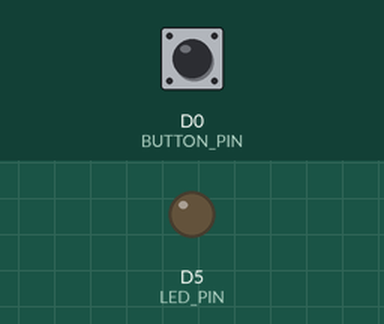
Simulated run of this sketch. Board: ESP8266 (NodeMCU). Parts: output pins drawn as LEDs (lit = HIGH). The inputs (shaded band) are chosen by the test bench; at power-on: D0 (BUTTON_PIN) LOW.

Above: at 1.2 s.
1.3 s: D0 (BUTTON_PIN) pulled HIGH for 0.15 s
At 1.37 s:
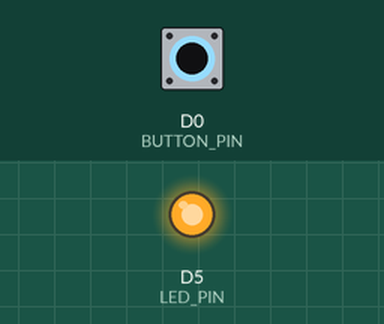
2.9 s: D0 (BUTTON_PIN) pulled HIGH for 3.2 s
At 6.7 s:
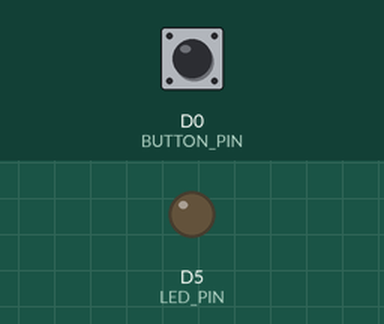
Timing chart, 0 to 8.2 s (numbered marks = the images above; inputs shaded):
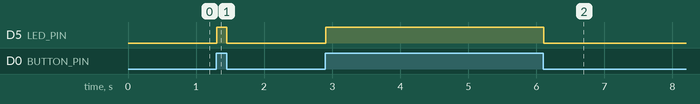

Measured:
- after the input at 1.3 s, D5 (LED_PIN): LOW → HIGH at once, → LOW 0.15 s later
- after the input at 2.9 s, D5 (LED_PIN): LOW → HIGH at once, → LOW 3.2 s later

The sketch:

2-buttonLed.ino
```cpp
/*
 * DBLab - DBServer
 * Oficina prática de Internet das Coisas
 *
 * 06/2018
 *
 *
 * EXERCÍCIO 1.2: BOTÃO E LED
 *
 * Procure pelos TODO's no código e complete com a função necessária para
 *   implementar a função referida.
 *
 */

 #define LED_PIN D5
 #define BUTTON_PIN D0

 /* Função de configuração. Ela é executada uma única vez no início da execução
  *   do programa. */
void setup()
{
  pinMode(LED_PIN, OUTPUT);
  pinMode(BUTTON_PIN, INPUT);
}

/* Função de repetição. Ela fica sendo chamada repetidamente durante a execução
 *   do programa. */
void loop()
{
  bool buttonState = digitalRead(BUTTON_PIN);

  digitalWrite(LED_PIN, buttonState);

  delay(10); /* Dá um tempo para o processador respirar... */
}
```
